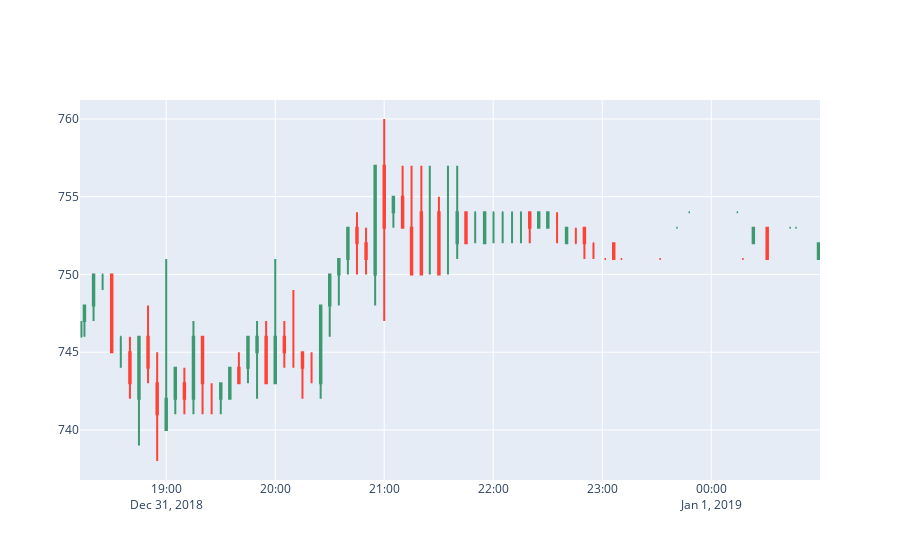

The cell this chart's notebook holds for it:
### Markdown cell above
### Plot candlestick chart

### Code cell
# STEP 6

fig = go.Figure(data=[go.Candlestick(x=df['date'],
                open=df['open_price'], high=df['max_price'],
                low=df['min_price'], close=df['close_price'])
                     ])
fig.update_layout(xaxis_rangeslider_visible=False)
fig.show()
